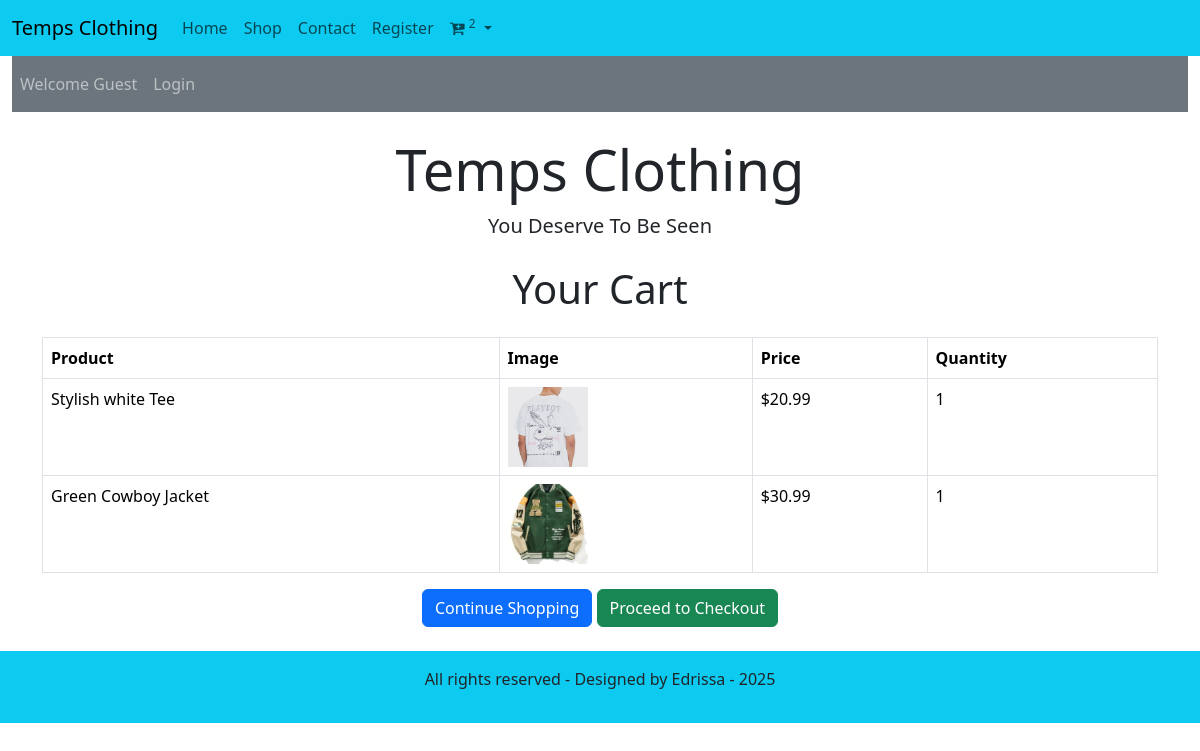
The app's page /cart.php with its own data.
### tables this page shows
CREATE TABLE `card_details` (
  `product_id` int(11) NOT NULL,
  `quantity` int(100) NOT NULL,
  `user_id` int(11) NOT NULL
);

CREATE TABLE `categories` (
  `category_title` int(11) NOT NULL,
  `product_title` varchar(100) NOT NULL,
  `product_description` varchar(255) NOT NULL,
  `product_keyword` varchar(255) NOT NULL,
  `product_id` int(11) NOT NULL,
  `product_image` varchar(255) NOT NULL,
  `product_price` varchar(100) NOT NULL,
  `date` timestamp NOT NULL DEFAULT current_timestamp() ON UPDATE current_timestamp(),
  `status` varchar(100) NOT NULL
);

### functions/common_function.php (called while the page is built, shortened)
<?php
include_once(__DIR__ . '/../includes/connect.php');
function getCartItems() {
    global $con;
    $user_id = isset($_SESSION['user_id']) ? $_SESSION['user_id'] : 1;
    $query = "SELECT cd.quantity, c.product_title, c.product_price, c.product_image
              FROM card_details cd
              LEFT JOIN categories c ON cd.product_id = c.product_id
              WHERE cd.user_id = '$user_id'";
    $result = mysqli_query($con, $query);
    $html = "";
    if(mysqli_num_rows($result) > 0){
         while($row = mysqli_fetch_assoc($result)){
              $product_title = $row['product_title'];
              $product_price = $row['product_price'];
              $quantity = $row['quantity'];
              $product_image = $row['product_image'];
              $image_path = 'Images/' . $product_image;
              $html .= "<li class='dropdown-item'>
                          <img src='$image_path' style='width:50px; height:50px; object-fit:cover; margin-right:5px;' alt='$product_title'>
                          $product_title (x$quantity) - \$$product_price
                        </li>";
         }
         $html .= "<li><hr class='dropdown-divider'></li>";
         $html .= "<li><a class='dropdown-item text-center' href='cart.php'>View Cart</a></li>";
    } else {
         $html .= "<li class='dropdown-item'>Cart is empty</li>";
    }
    return $html;
}
?>

### cart.php (the view, shortened to what this page needs)
<?php
include('./includes/connect.php');
include('./functions/common_function.php');
$user_id = isset($_SESSION['user_id']) ? $_SESSION['user_id'] : 1;
$query = "SELECT cd.quantity, c.product_title, c.product_price, c.product_image
          FROM card_details cd
          LEFT JOIN categories c ON cd.product_id = c.product_id
          WHERE cd.user_id = '$user_id'";
$result = mysqli_query($con, $query);
?>
<!DOCTYPE html>
<html lang="en">
<head>
  <link href="https://cdn.jsdelivr.net/npm/bootstrap@5.3.3/dist/css/bootstrap.min.css" rel="stylesheet">
  <link href="https://cdnjs.cloudflare.com/ajax/libs/font-awesome/4.7.0/css/font-awesome.css" rel="stylesheet">
  <link rel="stylesheet" href="Style.css">
</head>
<body>
  <?php include('header.php'); ?>
  <div class="container text-center mt-4">
    <h1>Your Cart</h1>
  </div>
  <div class="container mt-4">
    <?php if(mysqli_num_rows($result) > 0): ?>
      <table class="table table-bordered">
        <thead>
          <tr>
            <th>Product</th>
            <th>Image</th>
            <th>Price</th>
            <th>Quantity</th>
          </tr>
        </thead>
        <tbody>
          <?php while($row = mysqli_fetch_assoc($result)):
                  $product_title = $row['product_title'];
                  $product_price = $row['product_price'];
                  $quantity = $row['quantity'];
                  $product_image = $row['product_image'];
                  $image_path = 'Images/' . $product_image;
          ?>
          <tr>
            <td><?php echo $product_title; ?></td>
            <td>
              <img src="<?php echo $image_path; ?>" alt="<?php echo $product_title; ?>"
                   style="width:80px; height:80px; object-fit:cover;">
            </td>
            <td>$<?php echo $product_price; ?></td>
            <td><?php echo $quantity; ?></td>
          </tr>
          <?php endwhile; ?>
        </tbody>
      </table>
      <div class="text-center">
        <a href="index.php" class="btn btn-primary">Continue Shopping</a>
        <a href="checkout.php" class="btn btn-success">Proceed to Checkout</a>
      </div>
    <?php endif; ?>
  </div>
  <?php include("includes/footer.php"); ?>
</body>
</html>

### Style.css (style rules this page uses)
* { margin:0; padding:0; box-sizing:border-box; }

### records on screen
card_details: categories.product_title "Stylish white Tee", categories.product_image (picture), categories.product_price "20.99", quantity "1"
card_details: categories.product_title "Green Cowboy Jacket", categories.product_image (picture), categories.product_price "30.99", quantity "1"

### other values on screen
getCartItemCount() "2"
